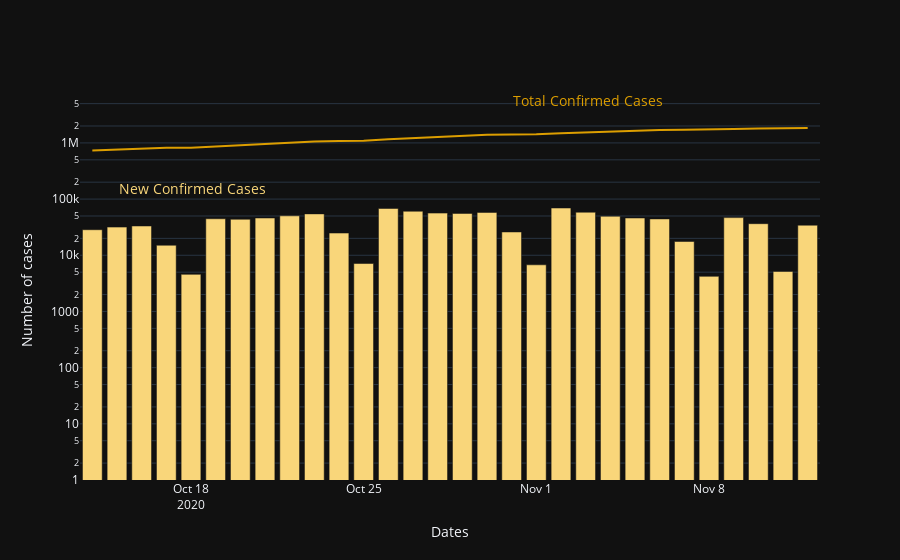

Source (notebook cell):
### Code cell
confirmed_cases(all_df[select_df],last_days)

### Figure 1 — Plotly figure (JSON) as saved in the notebook; plotly's stock layout.template omitted (floating-point values rounded to 4 significant figures)
{"data": [{"line": {"color": "#dc9e00"}, "mode": "lines", "showlegend": false, "type": "scatter", "x": ["2020-10-14", "2020-10-15", "2020-10-16", "2020-10-17", "2020-10-18", "2020-10-19", "2020-10-20", "2020-10-21", "2020-10-22", "2020-10-23", "2020-10-24", "2020-10-25", "2020-10-26", "2020-10-27", "2020-10-28", "2020-10-29", "2020-10-30", "2020-10-31", "2020-11-01", "2020-11-02", "2020-11-03", "2020-11-04", "2020-11-05", "2020-11-06", "2020-11-07", "2020-11-08", "2020-11-09", "2020-11-10", "2020-11-11", "2020-11-12"], "y": [736077, 767786, 800967, 816039, 820611, 865274, 909052, 955133, 1005486, 1060019, 1084863, 1091991, 1160087, 1220862, 1277141, 1332703, 1390589, 1416563, 1423325, 1492622, 1550994, 1600480, 1646564, 1690943, 1708520, 1712734, 1759539, 1796015, 1801157, 1835457]}, {"marker": {"color": "#f9d67a"}, "showlegend": false, "type": "bar", "x": ["2020-10-14", "2020-10-15", "2020-10-16", "2020-10-17", "2020-10-18", "2020-10-19", "2020-10-20", "2020-10-21", "2020-10-22", "2020-10-23", "2020-10-24", "2020-10-25", "2020-10-26", "2020-10-27", "2020-10-28", "2020-10-29", "2020-10-30", "2020-10-31", "2020-11-01", "2020-11-02", "2020-11-03", "2020-11-04", "2020-11-05", "2020-11-06", "2020-11-07", "2020-11-08", "2020-11-09", "2020-11-10", "2020-11-11", "2020-11-12"], "y": [28482, 31709, 33181, 15072, 4572, 44663, 43778, 46081, 50353, 54533, 24844, 7128, 68096, 60775, 56279, 55562, 57886, 25974, 6762, 69297, 58372, 49486, 46084, 44379, 17577, 4214, 46805, 36476, 5142, 34300]}], "layout": {"annotations": [{"font": {"color": "#dc9e00", "size": 14}, "showarrow": false, "text": "Total Confirmed Cases", "x": "2020-11-12", "xshift": -220, "y": 6.764}, {"font": {"color": "#f9d67a", "size": 14}, "showarrow": false, "text": "New Confirmed Cases", "x": "2020-10-14", "xshift": 100, "y": 4.841, "yshift": 20}], "autosize": true, "xaxis": {"autorange": true, "range": ["2020-10-13 12:00", "2020-11-12 12:00"], "title": {"text": "Dates"}, "type": "date"}, "yaxis": {"range": [0, 6.764], "title": {"text": "Number of cases"}, "type": "log"}}}
